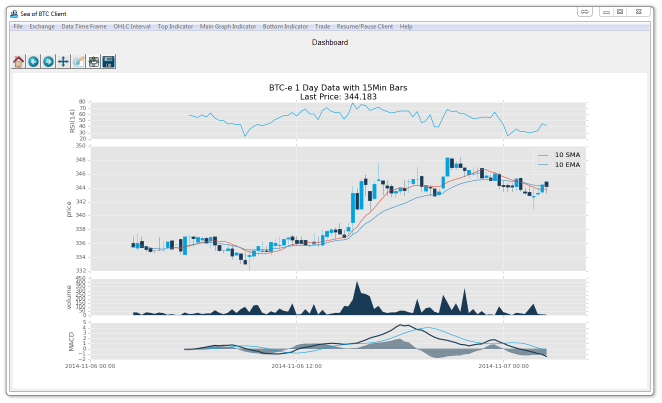
#> input picture tkinter-gui-tutorial-with-python-3.png, 1324 x 805 px (shown at 1/2 size); its folder holds only this picture in this run
$ python -i tkinter.py   (imports and definitions only)
#> lines starting #> are read from the running program, lines starting #| are printed output that depends on the picture
import matplotlib
# [1 line not run here, left out]
import matplotlib.animation as animation
from numpy import arange, sin, pi
from matplotlib.backends.backend_tkagg import FigureCanvasTkAgg, NavigationToolbar2Tk
from matplotlib.figure import Figure
import matplotlib.dates as mdates
import matplotlib.ticker as mticker
from matplotlib.finance import candlestick_ohlc

import tkinter as tk
from tkinter import ttk
from matplotlib import style

import urllib
import json
import pandas as pd
import numpy as np
from matplotlib import pyplot as plt


# [1 line not run here, left out]


LARGE_FONT= ("Verdana", 12)
NORM_FONT = ("Helvetica", 10)
SMALL_FONT = ("Helvetica", 8)


f = plt.figure()
a = f.add_subplot(111)

exchange = "BTC-e"
DatCounter = 9000
programName = "btce"

resampleSize = "15Min"


#########################
## set this to 1day.
DataPace = "1d"
########################
paneCount = 1
candleWidth = 0.008

topIndicator = "none"
bottomIndicator = "none"
middleIndicator = "none"
chartLoad = True

EMAs = []
SMAs = []


darkColor = '#183A54'
lightColor = '#00A3E0'


# [325 lines left out: functions tutorial, loadChart, addTopIndicator, addMiddleIndicator, addBottomIndicator, changeTimeFrame and 3 more, not called in this run]


def animate(i):
    global refreshRate
    global DatCounter

##################################
##################################
    # [125 lines left out: functions computeMACD, rsiIndicator, moving_average, not called in this run]


    if chartLoad:
        if paneCount == 1:
            if DataPace == "tick":
                try:
                    if exchange == "BTC-e":
                        a = plt.subplot2grid((6,4), (0,0), rowspan=5, colspan=4)
                        a2 = plt.subplot2grid((6,4), (5,0), rowspan=1, colspan=4, sharex = a)

                        dataLink = 'https://btc-e.com/api/3/trades/btc_usd?limit=2000'
                        data = urllib.request.urlopen(dataLink)
                        data = data.readall().decode('utf-8')
                        data = json.loads(data)
                        data = data["btc_usd"]
                        data = pd.DataFrame(data)


                        data["datestamp"] = np.array(data['timestamp']).astype('datetime64[s]')
                        allDates = data["datestamp"].tolist()

                        buys = data[(data['type']=='bid')]
                        buyDates = (buys["datestamp"]).tolist()


                        sells = data[(data['type']=='ask')]
                        sellDates = (sells["datestamp"]).tolist()

                        volume = data["amount"]

                        a.clear()

                        a.plot_date(buyDates,buys["price"], lightColor, label ="buys")

                        a.plot_date(sellDates,sells["price"], darkColor, label = "sells")

                        a2.fill_between(allDates,0, volume, facecolor='#183A54')

                        a.xaxis.set_major_locator(mticker.MaxNLocator(5))
                        a.xaxis.set_major_formatter(mdates.DateFormatter('%Y-%m-%d %H:%M'))
                        plt.setp(a.get_xticklabels(), visible=False)


                        a.legend(bbox_to_anchor=(0., 1.02, 1., .102), loc=3,
                                 ncol=2, borderaxespad=0.)

                        title = 'Last Price: '+str(data["price"][1999])
                        a.set_title(title)

                    if exchange == 'Bitstamp':
                        a = plt.subplot2grid((6,4), (0,0), rowspan=5, colspan=4)
                        a2 = plt.subplot2grid((6,4), (5,0), rowspan=1, colspan=4, sharex = a)

                        dataLink = 'https://www.bitstamp.net/api/transactions/'
                        data = urllib.request.urlopen(dataLink)
                        data = data.readall().decode('utf-8')
                        data = json.loads(data)
                        data = pd.DataFrame(data)
                        data["datestamp"] = np.array(data['date'].apply(int)).astype('datetime64[s]')
                        datestamps = data["datestamp"].tolist()
                        volume = data["amount"].apply(float).tolist()

                        a.clear()

                        a.plot_date(datestamps,data["price"], '#183A54')


                        a2.fill_between(datestamps,0, volume, facecolor='#183A54')


                        a.xaxis.set_major_locator(mticker.MaxNLocator(5))
                        a.xaxis.set_major_formatter(mdates.DateFormatter('%Y-%m-%d %H:%M'))
                        plt.setp(a.get_xticklabels(), visible=False)

                        title = exchange+' Tick Data\nLast Price: '+str(data["price"][0])
                        a.set_title(title)
                        priceData = data["price"].apply(float).tolist()


                    if exchange == 'Bitfinex':
                        a = plt.subplot2grid((6,4), (0,0), rowspan=5, colspan=4)
                        a2 = plt.subplot2grid((6,4), (5,0), rowspan=1, colspan=4, sharex = a)

                        dataLink = 'https://api.bitfinex.com/v1/trades/btcusd?limit=2000'

                        data = urllib.request.urlopen(dataLink)
                        data = data.readall().decode('utf-8')
                        data = json.loads(data)
                        data = pd.DataFrame(data)

                        volume = data["amount"].apply(float).tolist()


                        data["datestamp"] = np.array(data['timestamp']).astype('datetime64[s]')
                        allDates = data["datestamp"].tolist()

                        buys = data[(data['type']=='buy')]
                        buyDates = (buys["datestamp"]).tolist()

                        sells = data[(data['type']=='sell')]
                        sellDates = (sells["datestamp"]).tolist()

                        a.clear()


                        a.plot_date(buyDates,buys["price"], lightColor, label ="buys")
                        a.plot_date(sellDates,sells["price"], darkColor, label = "sells")
                        a2.fill_between(allDates,0, volume, facecolor='#183A54')


                        a.xaxis.set_major_locator(mticker.MaxNLocator(5))
                        a.xaxis.set_major_formatter(mdates.DateFormatter('%Y-%m-%d %H:%M'))
                        plt.setp(a.get_xticklabels(), visible=False)
                        a.legend(bbox_to_anchor=(0., 1.02, 1., .102), loc=3,
                           ncol=2, borderaxespad=0.)

                        title = exchange+' Tick Data\nLast Price: '+str(data["price"][0])
                        a.set_title(title)
                        priceData = data["price"].apply(float).tolist()

                    if exchange == 'Huobi':
                        try:
                            a = plt.subplot2grid((6,4), (0,0), rowspan=6, colspan=4)

                            data = urllib.request.urlopen('http://seaofbtc.com/api/basic/price?key=1&tf=1d&exchange='+programName).read()

                            data = str(data).replace('b','').replace("'",'')
                            data = json.loads(data)


                            dateStamp = np.array(data[0]).astype('datetime64[s]')
                            dateStamp = dateStamp.tolist()
                            print('here')

                            df = pd.DataFrame({'Datetime':dateStamp})


                            df['Price'] = data[1]

                            df['Volume'] = data[2]
                            df['Symbol'] = "BTCUSD"
                            df['MPLDate'] = df['Datetime'].apply(lambda date: mdates.date2num(date.to_pydatetime()))
                            df = df.set_index('Datetime')
                            lastPrice = df['Price'][-1]

                            a.plot_date(df['MPLDate'][-4500:],df['Price'][-4500:], lightColor, label ="price")

                            a.xaxis.set_major_locator(mticker.MaxNLocator(5))
                            a.xaxis.set_major_formatter(mdates.DateFormatter('%Y-%m-%d %H:%M'))


                            title = exchange+' Tick Data\nLast Price: '+str(lastPrice)
                            a.set_title(title)
                            priceData = df['Price'].apply(float).tolist()
                        except Exception as e:
                            print(str(e))


                except Exception as e:
                    print("failed",str(e))
                    DatCounter = 9000


##### ALL OTHER, NON-TICK, DATA. ##################################
            else:
                if DatCounter > 12:
                    try:
                        if exchange == 'Huobi':
                            if topIndicator != "none":

                                a = plt.subplot2grid((6,4), (1,0), rowspan=5, colspan=4)
                                a0 = plt.subplot2grid((6,4), (0,0), sharex=a, rowspan=1, colspan=4)
                            else:
                                a = plt.subplot2grid((6,4), (0,0), rowspan=6, colspan=4)

                        else:
                            if topIndicator != "none" and bottomIndicator != "none":
                                # actual price chart.
                                a = plt.subplot2grid((6,4), (1,0), rowspan=3, colspan=4)
                                # volume!
                                a2 = plt.subplot2grid((6,4), (4,0), sharex=a, rowspan=1, colspan=4)
                                # top indicator
                                a0 = plt.subplot2grid((6,4), (0,0), sharex=a, rowspan=1, colspan=4)
                                # bottom indicator
                                a3 = plt.subplot2grid((6,4), (5,0), sharex=a, rowspan=1, colspan=4)

                            elif topIndicator != "none":
                                a = plt.subplot2grid((6,4), (1,0), rowspan=4, colspan=4)
                                a2 = plt.subplot2grid((6,4), (5,0), sharex=a, rowspan=1, colspan=4)
                                a0 = plt.subplot2grid((6,4), (0,0), sharex=a, rowspan=1, colspan=4)
                            elif bottomIndicator != "none":
                                a = plt.subplot2grid((6,4), (0,0), rowspan=4, colspan=4)
                                a2 = plt.subplot2grid((6,4), (4,0), sharex=a, rowspan=1, colspan=4)
                                #a0 = plt.subplot2grid((6,4), (0,0), sharex=a, rowspan=1, colspan=4)
                                a3 = plt.subplot2grid((6,4), (5,0), sharex=a, rowspan=1, colspan=4)

                            else:
                                a = plt.subplot2grid((6,4), (0,0), rowspan=5, colspan=4)
                                a2 = plt.subplot2grid((6,4), (5,0), sharex=a, rowspan=1, colspan=4)


                        print('http://seaofbtc.com/api/basic/price?key=1&tf='+DataPace+'&exchange='+programName)
                        data = urllib.request.urlopen('http://seaofbtc.com/api/basic/price?key=1&tf='+DataPace+'&exchange='+programName).read()


                        data = str(data).replace('b','').replace("'",'')
                        data = json.loads(data)

                        dateStamp = np.array(data[0]).astype('datetime64[s]')
                        dateStamp = dateStamp.tolist()

                        df = pd.DataFrame({'Datetime':dateStamp})
                        df['Price'] = data[1]
                        df['Volume'] = data[2]
                        df['Symbol'] = "BTCUSD"
                        df['MPLDate'] = df['Datetime'].apply(lambda date: mdates.date2num(date.to_pydatetime()))
                        df = df.set_index('Datetime')


                        OHLC =  df['Price'].resample(resampleSize, how='ohlc')
                        OHLC = OHLC.dropna()

                        volumeData = df['Volume'].resample(resampleSize, how={'volume':'sum'})

                        OHLC['dateCopy'] = OHLC.index
                        OHLC['MPLDates'] = OHLC['dateCopy'].apply(lambda date: mdates.date2num(date.to_pydatetime()))
                        del OHLC['dateCopy']

                        volumeData['dateCopy'] = volumeData.index
                        volumeData['MPLDates'] = volumeData['dateCopy'].apply(lambda date: mdates.date2num(date.to_pydatetime()))
                        del volumeData['dateCopy']


                        priceData = OHLC['close'].apply(float).tolist()

                        a.clear()
                        if middleIndicator != "none":
                            for eachMA in middleIndicator:
                                ewma = pd.stats.moments.ewma

                                if eachMA[0] == "sma":
                                    sma = pd.rolling_mean(OHLC["close"],eachMA[1])
                                    label = str(eachMA[1])+" SMA"
                                    a.plot(OHLC['MPLDates'],sma, label=label)
                                if eachMA[0] == "ema":
                                    ewma = pd.stats.moments.ewma
                                    label = str(eachMA[1])+" EMA"
                                    a.plot(OHLC['MPLDates'],ewma(OHLC["close"], eachMA[1]), label=label)


                            a.legend(loc=0)


                        if topIndicator[0] == "rsi":
                            rsiIndicator(priceData,"top")
                        elif topIndicator == "macd":
                            try:
                                computeMACD(priceData,location="top")
                            except:
                                print("failed macd")


                        if bottomIndicator[0] == "rsi":
                            rsiIndicator(priceData,"bottom")
                        elif bottomIndicator == "macd":
                            try:
                                computeMACD(priceData,location="bottom")
                            except:
                                print("failed macd")


                        csticks = candlestick_ohlc(a, OHLC[['MPLDates', 'open', 'high', 'low', 'close']].values, width=candleWidth, colorup=lightColor, colordown=darkColor)
                        a.set_ylabel("price")
                        if exchange != 'Huobi':
                            a2.fill_between(volumeData['MPLDates'],0, volumeData['volume'], facecolor='#183A54')#, alpha=.4)
                            a2.set_ylabel("volume")


                        a.xaxis.set_major_locator(mticker.MaxNLocator(3))
                        a.xaxis.set_major_formatter(mdates.DateFormatter('%Y-%m-%d %H:%M'))

                        plt.setp(a.get_xticklabels(), visible=False)

                        if topIndicator != "none":
                            plt.setp(a0.get_xticklabels(), visible=False)

                        if bottomIndicator != "none":
                            plt.setp(a2.get_xticklabels(), visible=False)

                        x = (len(OHLC['close']))-1

                        if DataPace == '1d':
                            title = exchange+' 1 Day Data with '+resampleSize+' Bars\nLast Price: '+str(OHLC['close'][x])
                        if DataPace == '3d':
                            title = exchange+' 3 Day Data with '+resampleSize+' Bars\nLast Price: '+str(OHLC['close'][x])
                        if DataPace == '7d':
                            title = exchange+' 7 Day Data with '+resampleSize+' Bars\nLast Price: '+str(OHLC['close'][x])


                        if topIndicator != "none":
                            a0.set_title(title)
                        else:
                            a.set_title(title)
                        print('NewGraph!')

                        DatCounter = 0


                    except Exception as e:
                        print(str(e),"main animate non tick")
                        DatCounter = 9000

                else:
                    DatCounter += 1


class SeaofBTCapp(tk.Tk):

    def __init__(self, *args, **kwargs):

        tk.Tk.__init__(self, *args, **kwargs)
        tk.Tk.wm_title(self, "Sea of BTC Client")

        container = tk.Frame(self)
        container.pack(side="top", fill="both", expand = True)
        container.grid_rowconfigure(0, weight=1)
        container.grid_columnconfigure(0, weight=1)


        menubar = tk.Menu(container)
        filemenu = tk.Menu(menubar, tearoff=0)
        filemenu.add_command(label="Save settings", command=lambda: popupmsg('Not supported just yet!'))
        filemenu.add_separator()
        filemenu.add_command(label="Exit", command=quit)
        menubar.add_cascade(label="File", menu=filemenu)


        exchangeChoice = tk.Menu(menubar, tearoff=1)
        exchangeChoice.add_command ( label="BTC-e",
                                  command=lambda: changeExchange('BTC-e','btce') )
        exchangeChoice.add_command ( label="Bitfinex",
                                  command=lambda: changeExchange('Bitfinex','bitfinex') )
        exchangeChoice.add_command ( label="Bitstamp",
                                  command=lambda: changeExchange('Bitstamp','bitstamp') )
        exchangeChoice.add_command ( label="Huobi",
                                  command=lambda: changeExchange('Huobi','huobi') )
        menubar.add_cascade(label = "Exchange", menu = exchangeChoice)


        dataTF = tk.Menu(menubar, tearoff=1)
        dataTF.add_command ( label="Tick",
                                  command=lambda: changeTimeFrame('tick') )
        dataTF.add_command ( label="1 day",
                                  command=lambda: changeTimeFrame('1d') )
        dataTF.add_command ( label="3 day",
                                  command=lambda: changeTimeFrame('3d') )
        dataTF.add_command ( label="1 Week",
                                  command=lambda: changeTimeFrame('7d') )
        menubar.add_cascade(label = "Data Time Frame", menu = dataTF)


        OHLCI = tk.Menu(menubar, tearoff=1)

        OHLCI.add_command ( label="Tick",
                                  command=lambda: changeTimeFrame('tick') )
        OHLCI.add_command ( label="1 minute",
                                  command=lambda: changeSampleSize('1Min',0.0005) )
        OHLCI.add_command ( label="5 minute",
                                  command=lambda: changeSampleSize('5Min',0.003) )
        OHLCI.add_command ( label="15 minute",
                                  command=lambda: changeSampleSize('15Min',0.008) )
        OHLCI.add_command ( label="30 minute",
                                  command=lambda: changeSampleSize('30Min',0.016) )
        OHLCI.add_command ( label="1 Hour",
                                  command=lambda: changeSampleSize('1H',0.032) )
        OHLCI.add_command ( label="3 Hour",
                                  command=lambda: changeSampleSize('3H',0.096) )
        menubar.add_cascade(label = "OHLC Interval", menu = OHLCI)


        topIndi = tk.Menu(menubar, tearoff=1)
        topIndi.add_command(label="None",
                                  command=lambda: addTopIndicator('none'))
        topIndi.add_separator()
        topIndi.add_command ( label="RSI",
                                  command=lambda: addTopIndicator('rsi'))
        topIndi.add_command ( label="MACD",
                                  command=lambda: addTopIndicator('macd'))
        menubar.add_cascade(label = "Top Indicator", menu = topIndi)


        mainI = tk.Menu(menubar, tearoff=1)
        mainI.add_command ( label="None",
                                  command=lambda: addMiddleIndicator('none'))
        mainI.add_separator()
        mainI.add_command ( label="SMA",
                                  command=lambda: addMiddleIndicator('sma'))
        mainI.add_command ( label="EMA",
                                  command=lambda: addMiddleIndicator('ema'))
        menubar.add_cascade(label = "Main Graph Indicator", menu = mainI)


        bottomI = tk.Menu(menubar, tearoff=1)
        bottomI.add_command ( label="None",
                                  command=lambda: addBottomIndicator('none'))
        bottomI.add_separator()
        bottomI.add_command ( label="RSI",
                                  command=lambda: addBottomIndicator('rsi'))
        bottomI.add_command ( label="MACD",
                                  command=lambda: addBottomIndicator('macd'))
        menubar.add_cascade(label = "Bottom Indicator", menu = bottomI)


        tradeButton = tk.Menu(menubar, tearoff=1)
        tradeButton.add_command ( label="Manual Trading",
                                  command=lambda: print('NOT live yet'))
        tradeButton.add_separator()
        tradeButton.add_command ( label="Automated Trading",
                                  command=lambda: print('NOT live yet'))

        tradeButton.add_separator()
        tradeButton.add_command ( label="Quick Buy",
                                  command=lambda: print('quick buy!'))#, accelerator="Ctrl+B" )
        tradeButton.add_command ( label="Quick Sell",
                                  command=lambda: print('quick sell'))#, accelerator="Ctrl+S")
        tradeButton.add_separator()
        tradeButton.add_command ( label="Set-up Quick Buy/Sell",
                                  command=lambda: print('quick buy!'))


        menubar.add_cascade(label = "Trade", menu = tradeButton)


        startStop = tk.Menu(menubar, tearoff=1)
        startStop.add_command ( label="Resume",
                                  command=lambda: loadChart('start'))
        startStop.add_command ( label="Pause",
                                  command=lambda: loadChart('stop'))
        menubar.add_cascade(label = "Resume/Pause Client", menu = startStop)


        helpmenu = tk.Menu(menubar, tearoff=0)
        helpmenu.add_command(label="Tutorial", command=tutorial)
        menubar.add_cascade(label="Help", menu=helpmenu)

        tk.Tk.config(self, menu=menubar)


        self.frames = {}
        for F in (StartPage, BTCe_Page):

            frame = F(container, self)
            self.frames[F] = frame
            frame.grid(row=0, column=0, sticky="nsew")

        self.show_frame(StartPage)

        tk.Tk.iconbitmap(self,default='clienticon.ico')

    # [4 lines left out: function show_frame, not called in this run]


class StartPage(tk.Frame):

    # [27 lines left out: function __init__, not called in this run]

class BTCe_Page(tk.Frame):

    # [13 lines left out: function __init__, not called in this run]


# [1 line that did not run here, left out]
# [1 line not run here, left out]
ani = animation.FuncAnimation(f,animate, interval=5000)
# [1 line not run here, left out]

>>> import cv2
>>> picture = cv2.imread('tkinter-gui-tutorial-with-python-3.png', cv2.IMREAD_GRAYSCALE)
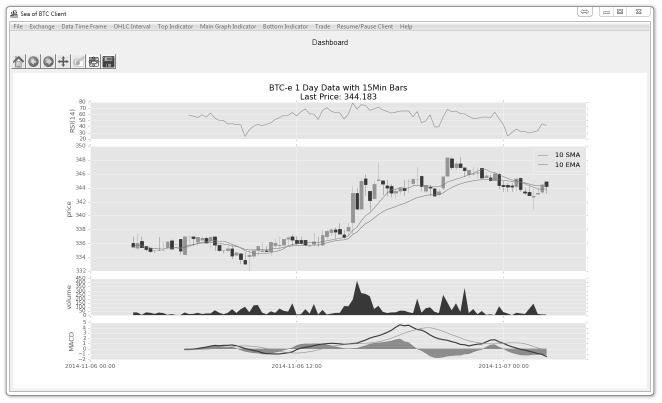
#> picture: shape (805, 1324) (shown at 1/2 size); min 0, max 255, mean 235
#> (the run stopped early here; a loop or call above may not have finished)
